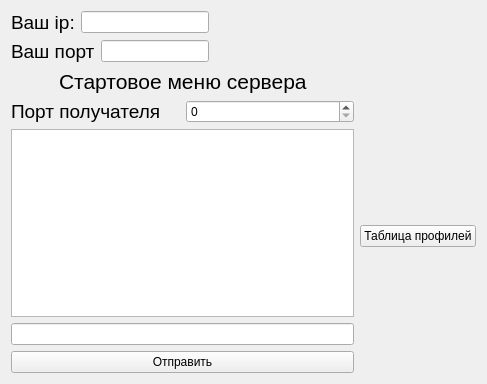
<?xml version="1.0" encoding="UTF-8"?>
<ui version="4.0">
 <class>Interface</class>
 <widget class="QWidget" name="Interface">
  <property name="geometry">
   <rect>
    <x>0</x>
    <y>0</y>
    <width>487</width>
    <height>384</height>
   </rect>
  </property>
  <property name="minimumSize">
   <size>
    <width>487</width>
    <height>384</height>
   </size>
  </property>
  <property name="windowTitle">
   <string>Interface</string>
  </property>
  <layout class="QGridLayout" name="gridLayout_4">
   <item row="2" column="1">
    <widget class="QPushButton" name="database_win_call">
     <property name="text">
      <string>Таблица профилей</string>
     </property>
    </widget>
   </item>
   <item row="2" column="0">
    <layout class="QGridLayout" name="gridLayout_3">
     <item row="0" column="0">
      <layout class="QHBoxLayout" name="horizontalLayout">
       <item>
        <widget class="QLabel" name="send_port_label">
         <property name="text">
          <string>&lt;html&gt;&lt;head/&gt;&lt;body&gt;&lt;p&gt;&lt;span style=&quot; font-size:14pt;&quot;&gt;Порт получателя&lt;/span&gt;&lt;/p&gt;&lt;/body&gt;&lt;/html&gt;</string>
         </property>
        </widget>
       </item>
       <item>
        <widget class="QSpinBox" name="send_port">
         <property name="maximum">
          <number>9999</number>
         </property>
        </widget>
       </item>
      </layout>
     </item>
     <item row="1" column="0">
      <layout class="QVBoxLayout" name="verticalLayout_2">
       <item>
        <widget class="QListWidget" name="message_win0"/>
       </item>
       <item>
        <widget class="QLineEdit" name="send_message"/>
       </item>
       <item>
        <widget class="QPushButton" name="send">
         <property name="text">
          <string>Отправить</string>
         </property>
        </widget>
       </item>
      </layout>
     </item>
    </layout>
   </item>
   <item row="1" column="0">
    <layout class="QGridLayout" name="gridLayout_2">
     <item row="0" column="0">
      <spacer name="horizontalSpacer_6">
       <property name="orientation">
        <enum>Qt::Horizontal</enum>
       </property>
       <property name="sizeHint" stdset="0">
        <size>
         <width>40</width>
         <height>20</height>
        </size>
       </property>
      </spacer>
     </item>
     <item row="0" column="1">
      <widget class="QLabel" name="label_server_start_menu0">
       <property name="text">
        <string>&lt;html&gt;&lt;head/&gt;&lt;body&gt;&lt;p&gt;&lt;span style=&quot; font-size:16pt;&quot;&gt;Стартовое меню сервера&lt;/span&gt;&lt;/p&gt;&lt;/body&gt;&lt;/html&gt;</string>
       </property>
      </widget>
     </item>
     <item row="0" column="2">
      <spacer name="horizontalSpacer_7">
       <property name="orientation">
        <enum>Qt::Horizontal</enum>
       </property>
       <property name="sizeHint" stdset="0">
        <size>
         <width>40</width>
         <height>20</height>
        </size>
       </property>
      </spacer>
     </item>
    </layout>
   </item>
   <item row="0" column="0">
    <layout class="QGridLayout" name="gridLayout">
     <item row="0" column="1">
      <spacer name="horizontalSpacer_4">
       <property name="orientation">
        <enum>Qt::Horizontal</enum>
       </property>
       <property name="sizeHint" stdset="0">
        <size>
         <width>40</width>
         <height>20</height>
        </size>
       </property>
      </spacer>
     </item>
     <item row="0" column="0">
      <layout class="QGridLayout" name="gridLayout_14">
       <item row="0" column="0">
        <layout class="QFormLayout" name="formLayout_23">
         <item row="0" column="0">
          <widget class="QLabel" name="label_your_ip0">
           <property name="text">
            <string>&lt;html&gt;&lt;head/&gt;&lt;body&gt;&lt;p&gt;&lt;span style=&quot; font-size:14pt;&quot;&gt;Ваш ip:&lt;/span&gt;&lt;/p&gt;&lt;/body&gt;&lt;/html&gt;</string>
           </property>
           <property name="scaledContents">
            <bool>false</bool>
           </property>
          </widget>
         </item>
         <item row="0" column="1">
          <widget class="QLineEdit" name="your_ip0">
           <property name="enabled">
            <bool>true</bool>
           </property>
           <property name="text">
            <string/>
           </property>
           <property name="readOnly">
            <bool>true</bool>
           </property>
          </widget>
         </item>
        </layout>
       </item>
       <item row="1" column="0">
        <layout class="QFormLayout" name="formLayout_24">
         <item row="0" column="0">
          <widget class="QLabel" name="label_your_port0">
           <property name="text">
            <string>&lt;html&gt;&lt;head/&gt;&lt;body&gt;&lt;p&gt;&lt;span style=&quot; font-size:14pt;&quot;&gt;Ваш порт&lt;/span&gt;&lt;/p&gt;&lt;/body&gt;&lt;/html&gt;</string>
           </property>
          </widget>
         </item>
         <item row="0" column="1">
          <widget class="QLineEdit" name="your_port0">
           <property name="enabled">
            <bool>true</bool>
           </property>
           <property name="readOnly">
            <bool>true</bool>
           </property>
          </widget>
         </item>
        </layout>
       </item>
      </layout>
     </item>
    </layout>
   </item>
  </layout>
 </widget>
 <resources/>
 <connections/>
</ui>
